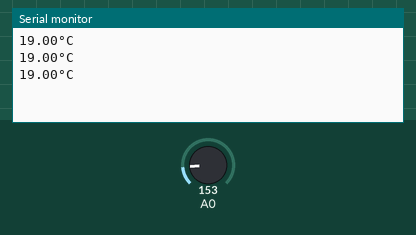
Bench run of a sketch on a simulated Arduino Uno, built with avr-gcc and run on an emulated ATmega328P. On the bench: the last lines printed to the serial monitor. The test bench sets the inputs (shaded band); at power-on: A0 = 153.

Above: at 1.3 s.
1.4 s: A0 set to 165
At 1.9 s:
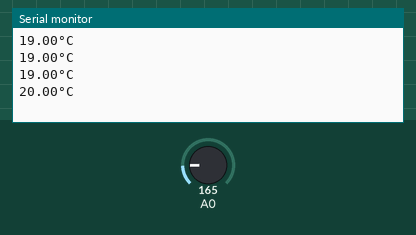
2.9 s: A0 set to 175
At 3.4 s:
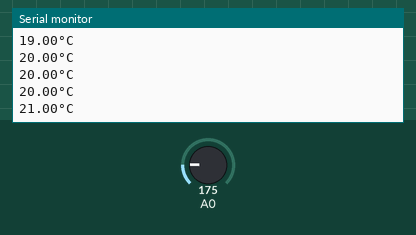
Timing chart, 0 to 5.9 s (numbered marks = the images above; inputs shaded):
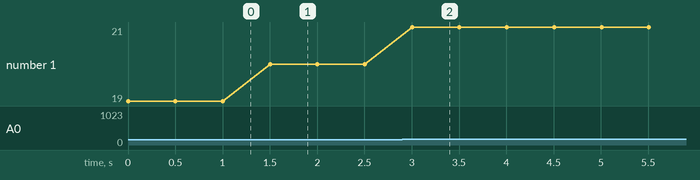

The sketch:

tmp36.ino
```cpp
void setup() {

  Serial.begin(9600);  // INICIA A COMUNICAÇÃO SERIAL
}

void loop() {

  int tmp36  = analogRead(A0);  // LÊ A PORTA ANALÓGICA A0

  float temperatura = map(tmp36, 0, 1023, 5, 100); // MAPEIA A TEMPERATURA

  Serial.print(temperatura);        // IMPRIME O VALOR LIDO
  Serial.println("°C");             // IMPRIME A UNIDADE DE MEDIDA
  delay(500);                 // ESPERA 0,5 SEGUNDOS
}
```

Measured:
- after the input at 1.4 s, the serial monitor: prints a new line after 0.10 s (image 1)
- after the input at 2.9 s, the serial monitor: prints a new line after 0.10 s (image 2)
- plotted number 1: 19 → 20 after the input at 1.4 s, 20 → 21 after the input at 2.9 s
